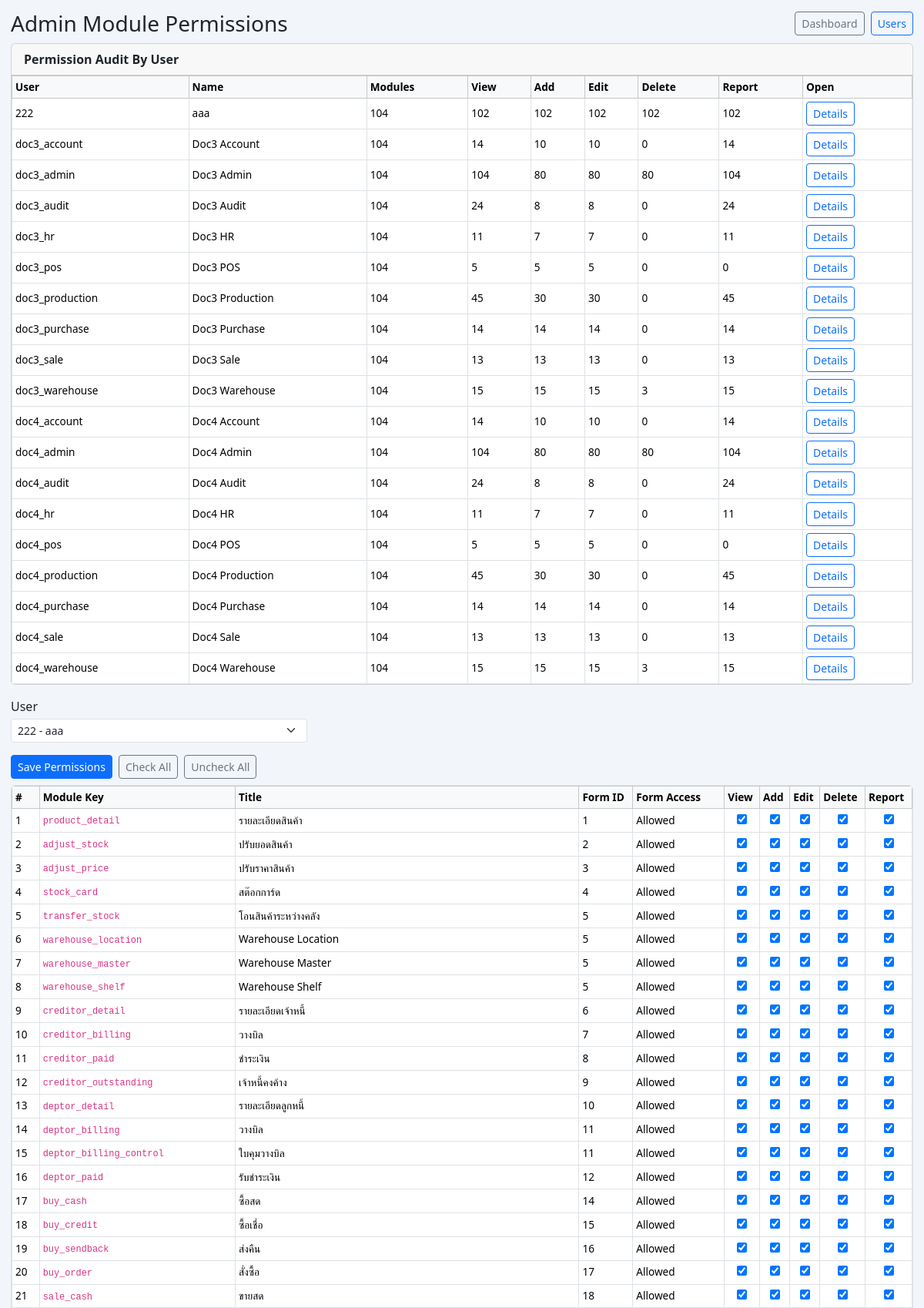
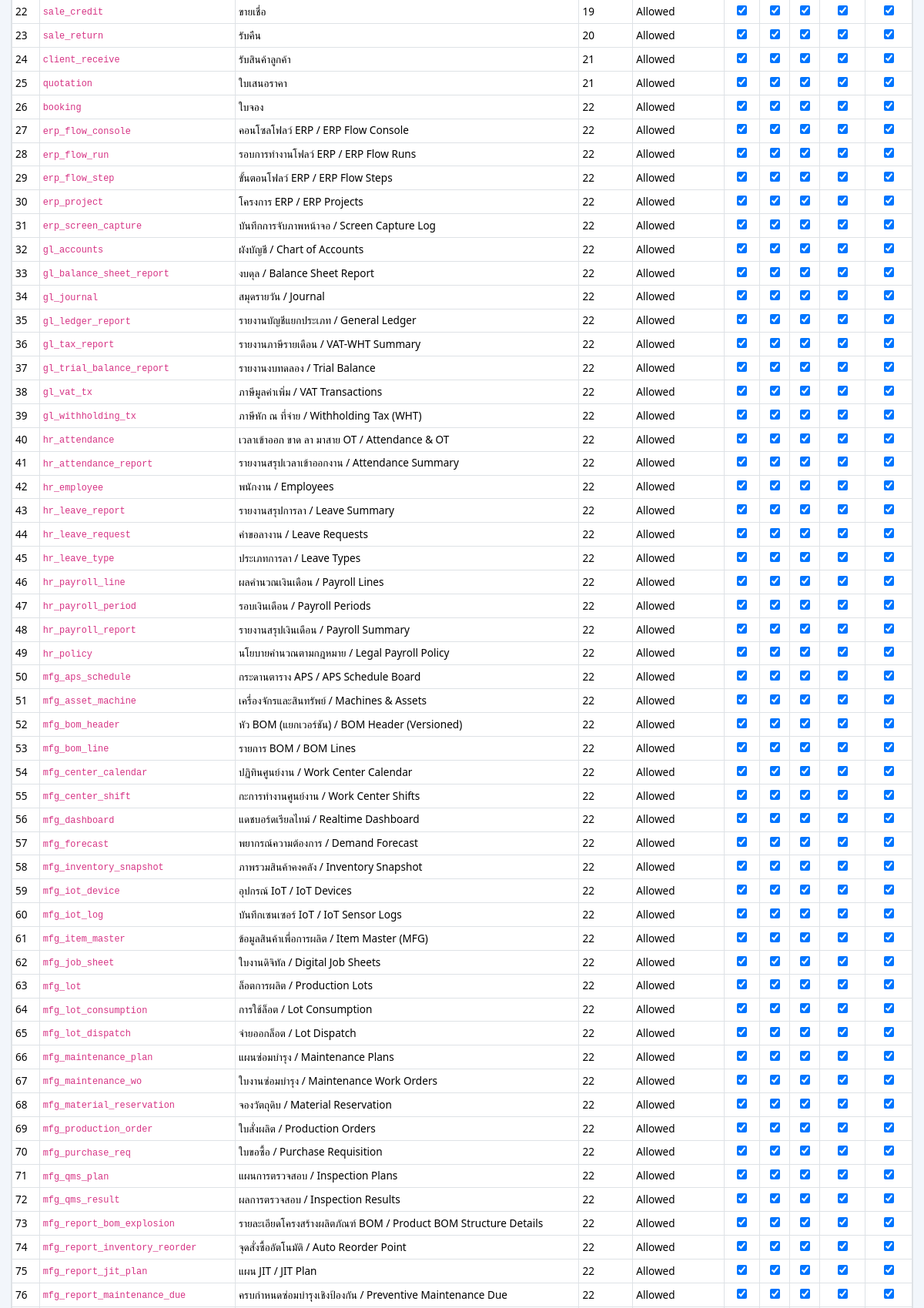
The page /admin_access.php (signed in, upper part) on the database its author committed (2 pictures, top to bottom).
### tables this page shows
CREATE TABLE `unpw` (
  `id` int(10) unsigned NOT NULL AUTO_INCREMENT,
  `username` varchar(256) DEFAULT NULL,
  `password` varchar(256) DEFAULT NULL,
  `name` varchar(256) DEFAULT NULL,
  `address` varchar(256) DEFAULT NULL,
  `city` varchar(256) DEFAULT NULL,
  `district` varchar(256) DEFAULT NULL,
  `province` varchar(256) DEFAULT NULL,
  `zipcode` varchar(45) DEFAULT NULL,
  `code` varchar(45) DEFAULT NULL,
  `user_level` int(10) unsigned DEFAULT NULL,
  `branch` text DEFAULT NULL,
  `idcard` varchar(50) DEFAULT NULL,
  `title` varchar(45) DEFAULT NULL,
  `lastname` varchar(256) DEFAULT NULL,
  `staffid` varchar(45) DEFAULT NULL,
  `email` text DEFAULT NULL,
  `position` text DEFAULT NULL,
  `phone` text DEFAULT NULL,
  PRIMARY KEY (`id`),
  KEY `idx_unpw_username` (`username`)
);

CREATE TABLE `user_module_access` (
  `id` int(10) unsigned NOT NULL AUTO_INCREMENT,
  `user_tid` int(10) unsigned NOT NULL,
  `module_key` varchar(100) NOT NULL,
  `can_view` tinyint(1) NOT NULL DEFAULT 1,
  `can_add` tinyint(1) NOT NULL DEFAULT 1,
  `can_edit` tinyint(1) NOT NULL DEFAULT 1,
  `can_delete` tinyint(1) NOT NULL DEFAULT 1,
  `can_report` tinyint(1) NOT NULL DEFAULT 1,
  `updated_at` datetime NOT NULL DEFAULT current_timestamp() ON UPDATE current_timestamp(),
  PRIMARY KEY (`id`),
  UNIQUE KEY `uq_user_module` (`user_tid`,`module_key`),
  KEY `idx_user_tid` (`user_tid`),
  KEY `idx_module_key` (`module_key`)
);

### bootstrap.php (called while the page is built, shortened)
<?php
$legacyModuleGroups = require __DIR__ . '/config/legacy_modules.php';
$moduleFiles = glob(__DIR__ . '/config/*_modules.php');
if (is_array($moduleFiles)) {
    sort($moduleFiles);
    $legacyFile = realpath(__DIR__ . '/config/legacy_modules.php');
    foreach ($moduleFiles as $file) {
        if (realpath($file) === $legacyFile) {
            continue;
        }
        $groups = require $file;
        if (is_array($groups)) {
            $legacyModuleGroups = array_merge($legacyModuleGroups, $groups);
        }
    }
}
spl_autoload_register(function (string $class): void {
    $prefix = 'Stock2\\';
    $relative = substr($class, strlen($prefix));
    $file = __DIR__ . '/src/' . str_replace('\\', '/', $relative) . '.php';
});
$legacyModuleService = new Stock2\LegacyModuleService($legacyModuleGroups);

### src/LegacyModuleService.php (called while the page is built, shortened)
<?php
final class LegacyModuleService
{
    private array $groups;
    public function __construct(array $groups)
    {
        $normalizedGroups = [];
        foreach ($groups as $group) {
            if (isset($group['group_title'])) {
                $group['group_title'] = $this->normalizeLabel((string)$group['group_title']);
            }
            $items = $group['items'] ?? [];
            $normalizedItems = [];
            foreach ($items as $item) {
                if (isset($item['title'])) {
                    $item['title'] = $this->normalizeLabel((string)$item['title']);
                }
                if (isset($item['message'])) {
                    $item['message'] = $this->normalizeLabel((string)$item['message']);
                }
                $normalizedItems[] = $item;
            }
            if (!empty($normalizedItems)) {
                $group['items'] = $normalizedItems;
                $normalizedGroups[] = $group;
            }
        }
        $this->groups = $normalizedGroups;
    }
    public function allModules(): array
    {
        $modules = [];
        foreach ($this->groups as $group) {
            $items = $group['items'] ?? [];
            foreach ($items as $item) {
                if (is_array($item) && isset($item['key'])) {
                    $modules[] = $item;
                }
            }
        }
        return $modules;
    }
    private function normalizeLabel(string $text): string
    {
        $text = trim($text);
        if (preg_match('/Ã|Â|à¸|à¹|àº|à»/u', $text) !== 1) {
            return $text;
        }
        return $text;
    }
}

### admin_access.php (the view, shortened to what this page needs)
<?php
require __DIR__ . '/bootstrap.php';
function h($value): string
{
    return htmlspecialchars((string)$value, ENT_QUOTES, 'UTF-8');
}
function toBool($value): bool
{
    $v = strtolower(trim((string)$value));
    return in_array($v, ['1', 'true', 'yes', 'y', 'on'], true);
}
$pdo = $database->pdo();
try {
    $pdo->exec(
        'CREATE TABLE IF NOT EXISTS user_module_access (
            id INT UNSIGNED NOT NULL AUTO_INCREMENT,
            user_tid INT UNSIGNED NOT NULL,
            module_key VARCHAR(100) NOT NULL,
            can_view TINYINT(1) NOT NULL DEFAULT 1,
            can_add TINYINT(1) NOT NULL DEFAULT 1,
            can_edit TINYINT(1) NOT NULL DEFAULT 1,
            can_delete TINYINT(1) NOT NULL DEFAULT 1,
            can_report TINYINT(1) NOT NULL DEFAULT 1,
            updated_at DATETIME NOT NULL DEFAULT CURRENT_TIMESTAMP ON UPDATE CURRENT_TIMESTAMP,
            PRIMARY KEY (id),
            UNIQUE KEY uq_user_module (user_tid, module_key),
            KEY idx_user_tid (user_tid),
            KEY idx_module_key (module_key)
        ) ENGINE=InnoDB DEFAULT CHARSET=utf8 COLLATE=utf8_general_ci'
    );
} catch (Throwable $e) {
    $error = 'create table failed: ' . $e->getMessage();
}
$users = $pdo->query('SELECT id, username, name FROM unpw ORDER BY username')->fetchAll();
$selectedUserId = (int)($_POST['uid'] ?? $_GET['uid'] ?? ($users[0]['id'] ?? 0));
$modules = $legacyModuleService->allModules();
usort($modules, static function (array $a, array $b): int {
    $fa = (int)($a['form_id'] ?? 0);
    $fb = (int)($b['form_id'] ?? 0);
    if ($fa !== $fb) {
        return $fa <=> $fb;
    }
    return strcmp((string)($a['key'] ?? ''), (string)($b['key'] ?? ''));
});
$formPermission = [];
if ($selectedUserId > 0) {
    $stmt = $pdo->prepare('SELECT form_id, permision FROM user_access WHERE user_tid = :uid');
    $stmt->execute(['uid' => $selectedUserId]);
    foreach ($stmt->fetchAll() as $row) {
        $formPermission[(int)$row['form_id']] = toBool($row['permision'] ?? null);
    }
}
$overrides = [];
$rows = [];
foreach ($modules as $module) {
    $key = (string)($module['key'] ?? '');
    $formId = (int)($module['form_id'] ?? 0);
    $baseAllowed = $formId <= 0 ? true : (bool)($formPermission[$formId] ?? false);
    $override = $overrides[$key] ?? null;
    $rows[] = [
        'key' => $key,
        'title' => (string)($module['title'] ?? $key),
        'form_id' => $formId,
        'base_allowed' => $baseAllowed,
        'can_view' => $override ? toBool($override['can_view']) : $baseAllowed,
        'can_add' => $override ? toBool($override['can_add']) : $baseAllowed,
        'can_edit' => $override ? toBool($override['can_edit']) : $baseAllowed,
        'can_delete' => $override ? toBool($override['can_delete']) : $baseAllowed,
        'can_report' => $override ? toBool($override['can_report']) : $baseAllowed,
    ];
}
$formPermissionByUser = [];
$stmt = $pdo->query('SELECT user_tid, form_id, permision FROM user_access');
foreach ($stmt->fetchAll() as $row) {
    $uid = (int)($row['user_tid'] ?? 0);
    if (!isset($formPermissionByUser[$uid])) {
        $formPermissionByUser[$uid] = [];
    }
    $formPermissionByUser[$uid][(int)$row['form_id']] = toBool($row['permision'] ?? null);
}
$moduleOverrideByUser = [];
$stmt = $pdo->query('SELECT user_tid, module_key, can_view, can_add, can_edit, can_delete, can_report FROM user_module_access');
foreach ($stmt->fetchAll() as $row) {
    $uid = (int)($row['user_tid'] ?? 0);
    $moduleKey = (string)($row['module_key'] ?? '');
    if (!isset($moduleOverrideByUser[$uid])) {
        $moduleOverrideByUser[$uid] = [];
    }
    $moduleOverrideByUser[$uid][$moduleKey] = $row;
}
$userSummaries = [];
foreach ($users as $u) {
    $uid = (int)$u['id'];
    $userFormMap = $formPermissionByUser[$uid] ?? [];
    $userOverrideMap = $moduleOverrideByUser[$uid] ?? [];
    $summary = [
        'uid' => $uid,
        'username' => (string)$u['username'],
        'name' => (string)($u['name'] ?? ''),
        'view' => 0,
        'add' => 0,
        'edit' => 0,
        'delete' => 0,
        'report' => 0,
        'total_modules' => 0,
    ];
    foreach ($modules as $module) {
        $key = (string)($module['key'] ?? '');
        $formId = (int)($module['form_id'] ?? 0);
        $baseAllowed = $formId <= 0 ? true : (bool)($userFormMap[$formId] ?? false);
        $override = $userOverrideMap[$key] ?? null;
        $canView = $override ? toBool($override['can_view']) : $baseAllowed;
        $canAdd = $override ? toBool($override['can_add']) : $baseAllowed;
        $canEdit = $override ? toBool($override['can_edit']) : $baseAllowed;
        $canDelete = $override ? toBool($override['can_delete']) : $baseAllowed;
        $canReport = $override ? toBool($override['can_report']) : $baseAllowed;
        $summary['total_modules']++;
        if ($canView) {
            $summary['view']++;
        }
        if ($canAdd) {
            $summary['add']++;
        }
        if ($canEdit) {
            $summary['edit']++;
        }
        if ($canDelete) {
            $summary['delete']++;
        }
        if ($canReport) {
            $summary['report']++;
        }
    }
    $userSummaries[] = $summary;
}
?><!doctype html>
<html lang="th">
<head>
    <link rel="stylesheet" href="https://cdn.jsdelivr.net/npm/bootstrap@5.3.3/dist/css/bootstrap.min.css">
    <link rel="stylesheet" href="assets/global-menu.css">
</head>
<body>
<div class="wrap">
    <div class="d-flex justify-content-between align-items-center mb-2">
        <h3 class="m-0">Admin Module Permissions</h3>
        <div class="d-flex gap-2">
            <a class="btn btn-sm btn-outline-secondary" href="index.php?page=dashboard">Dashboard</a>
            <a class="btn btn-sm btn-outline-primary" href="index.php?page=module&module=setup_user">Users</a>
        </div>
    </div>
    <div class="card mb-3">
        <div class="card-header py-2"><strong>Permission Audit By User</strong></div>
        <div class="card-body p-0">
            <div class="table-responsive">
                <table class="table table-sm table-bordered mb-0">
                    <thead class="table-light">
                    <tr>
                        <th>User</th>
                        <th>Name</th>
                        <th>Modules</th>
                        <th>View</th>
                        <th>Add</th>
                        <th>Edit</th>
                        <th>Delete</th>
                        <th>Report</th>
                        <th>Open</th>
                    </tr>
                    </thead>
                    <tbody>
                    <?php foreach ($userSummaries as $s): ?>
                        <tr>
                            <td><?= h($s['username']) ?></td>
                            <td><?= h($s['name']) ?></td>
                            <td><?= (int)$s['total_modules'] ?></td>
                            <td><?= (int)$s['view'] ?></td>
                            <td><?= (int)$s['add'] ?></td>
                            <td><?= (int)$s['edit'] ?></td>
                            <td><?= (int)$s['delete'] ?></td>
                            <td><?= (int)$s['report'] ?></td>
                            <td><a class="btn btn-sm btn-outline-primary" href="admin_access.php?uid=<?= (int)$s['uid'] ?>">Details</a></td>
                        </tr>
                    <?php endforeach; ?>
                    </tbody>
                </table>
            </div>
        </div>
    </div>
    <form method="get" class="row g-2 mb-3">
        <div class="col-md-4">
            <label class="form-label mb-1">User</label>
            <select class="form-select form-select-sm" name="uid" onchange="this.form.submit()">
                <?php foreach ($users as $u): ?>
                    <option value="<?= (int)$u['id'] ?>" <?= (int)$u['id'] === $selectedUserId ? 'selected' : '' ?>>
                        <?= h((string)$u['username']) ?> - <?= h((string)($u['name'] ?? '')) ?>
                    </option>
                <?php endforeach; ?>
            </select>
        </div>
    </form>
    <form method="post">
        <div class="d-flex gap-2 mb-2">
            <button class="btn btn-sm btn-primary">Save Permissions</button>
            <button class="btn btn-sm btn-outline-secondary" type="button" onclick="toggleAll(true)">Check All</button>
            <button class="btn btn-sm btn-outline-secondary" type="button" onclick="toggleAll(false)">Uncheck All</button>
        </div>
        <div class="table-responsive bg-white border rounded">
            <table class="table table-sm table-bordered mb-0">
                <thead class="table-light">
                <tr>
                    <th>#</th>
                    <th>Module Key</th>
                    <th>Title</th>
                    <th>Form ID</th>
                    <th>Form Access</th>
                    <th>View</th>
                    <th>Add</th>
                    <th>Edit</th>
                    <th>Delete</th>
                    <th>Report</th>
                </tr>
                </thead>
                <tbody>
                <?php foreach ($rows as $idx => $r): ?>
                    <tr>
                        <td><?= $idx + 1 ?></td>
                        <td><code><?= h($r['key']) ?></code></td>
                        <td><?= h($r['title']) ?></td>
                        <td><?= (int)$r['form_id'] ?></td>
                        <td><?= $r['base_allowed'] ? 'Allowed' : 'Denied by form' ?></td>
                        <td class="text-center"><input class="perm-check" type="checkbox" name="can_view[<?= h($r['key']) ?>]" <?= $r['can_view'] ? 'checked' : '' ?>></td>
                        <td class="text-center"><input class="perm-check" type="checkbox" name="can_add[<?= h($r['key']) ?>]" <?= $r['can_add'] ? 'checked' : '' ?>></td>
                        <td class="text-center"><input class="perm-check" type="checkbox" name="can_edit[<?= h($r['key']) ?>]" <?= $r['can_edit'] ? 'checked' : '' ?>></td>
                        <td class="text-center"><input class="perm-check" type="checkbox" name="can_delete[<?= h($r['key']) ?>]" <?= $r['can_delete'] ? 'checked' : '' ?>></td>
                        <td class="text-center"><input class="perm-check" type="checkbox" name="can_report[<?= h($r['key']) ?>]" <?= $r['can_report'] ? 'checked' : '' ?>></td>
                    </tr>
                <?php endforeach; ?>
                </tbody>
            </table>
        </div>
    </form>
</div>
</body>
</html>

### admin_access.php (style rules this page uses)
body { background: #f2f6fb; }
.wrap { max-width: 1600px; margin: 0 auto; padding: 14px; }
.table th { white-space: nowrap; font-size: .85rem; }
.table td { vertical-align: middle; font-size: .85rem; }

### rows shown on the page
unpw: username "doc3_account", name "Doc3 Account", total_modules "104", view "14", add "10", edit "10", delete "0", report "14"
unpw: username "doc3_admin", name "Doc3 Admin", total_modules "104", view "104", add "80", edit "80", delete "80", report "104"
unpw: username "doc3_audit", name "Doc3 Audit", total_modules "104", view "24", add "8", edit "8", delete "0", report "24"
unpw: username "doc3_hr", name "Doc3 HR", total_modules "104", view "11", add "7", edit "7", delete "0", report "11"
unpw: username "doc3_pos", name "Doc3 POS", total_modules "104", view "5", add "5", edit "5", delete "0", report "0"
unpw: username "doc3_production", name "Doc3 Production", total_modules "104", view "45", add "30", edit "30", delete "0", report "45"
unpw: username "doc3_sale", name "Doc3 Sale", total_modules "104", view "13", add "13", edit "13", delete "0", report "13"
unpw: username "doc4_account", name "Doc4 Account", total_modules "104", view "14", add "10", edit "10", delete "0", report "14"
unpw: username "doc4_admin", name "Doc4 Admin", total_modules "104", view "104", add "80", edit "80", delete "80", report "104"
unpw: username "doc4_audit", name "Doc4 Audit", total_modules "104", view "24", add "8", edit "8", delete "0", report "24"
unpw: username "doc4_hr", name "Doc4 HR", total_modules "104", view "11", add "7", edit "7", delete "0", report "11"
unpw: username "doc4_pos", name "Doc4 POS", total_modules "104", view "5", add "5", edit "5", delete "0", report "0"
unpw: username "doc4_production", name "Doc4 Production", total_modules "104", view "45", add "30", edit "30", delete "0", report "45"
unpw: username "doc4_sale", name "Doc4 Sale", total_modules "104", view "13", add "13", edit "13", delete "0", report "13"
user_module_access: module_key "product_detail", title "รายละเอียดสินค้า", form_id "1", can_view "☑", can_add "☑", can_edit "☑", can_delete "☑", can_report "☑"
user_module_access: module_key "adjust_stock", title "ปรับยอดสินค้า", form_id "2", can_view "☑", can_add "☑", can_edit "☑", can_delete "☑", can_report "☑"
user_module_access: module_key "adjust_price", title "ปรับราคาสินค้า", form_id "3", can_view "☑", can_add "☑", can_edit "☑", can_delete "☑", can_report "☑"
user_module_access: module_key "stock_card", title "สต๊อกการ์ด", form_id "4", can_view "☑", can_add "☑", can_edit "☑", can_delete "☑", can_report "☑"
user_module_access: module_key "transfer_stock", title "โอนสินค้าระหว่างคลัง", form_id "5", can_view "☑", can_add "☑", can_edit "☑", can_delete "☑", can_report "☑"
user_module_access: module_key "creditor_detail", title "รายละเอียดเจ้าหนี้", form_id "6", can_view "☑", can_add "☑", can_edit "☑", can_delete "☑", can_report "☑"
user_module_access: module_key "creditor_billing", title "วางบิล", form_id "7", can_view "☑", can_add "☑", can_edit "☑", can_delete "☑", can_report "☑"
user_module_access: module_key "creditor_paid", title "ชำระเงิน", form_id "8", can_view "☑", can_add "☑", can_edit "☑", can_delete "☑", can_report "☑"
user_module_access: module_key "creditor_outstanding", title "เจ้าหนี้คงค้าง", form_id "9", can_view "☑", can_add "☑", can_edit "☑", can_delete "☑", can_report "☑"
user_module_access: module_key "deptor_detail", title "รายละเอียดลูกหนี้", form_id "10", can_view "☑", can_add "☑", can_edit "☑", can_delete "☑", can_report "☑"
user_module_access: module_key "deptor_billing", title "วางบิล", form_id "11", can_view "☑", can_add "☑", can_edit "☑", can_delete "☑", can_report "☑"
user_module_access: module_key "deptor_billing_control", title "ใบคุมวางบิล", form_id "11", can_view "☑", can_add "☑", can_edit "☑", can_delete "☑", can_report "☑"
user_module_access: module_key "deptor_paid", title "รับชำระเงิน", form_id "12", can_view "☑", can_add "☑", can_edit "☑", can_delete "☑", can_report "☑"
user_module_access: module_key "buy_cash", title "ซื้อสด", form_id "14", can_view "☑", can_add "☑", can_edit "☑", can_delete "☑", can_report "☑"
user_module_access: module_key "buy_credit", title "ซื้อเชื่อ", form_id "15", can_view "☑", can_add "☑", can_edit "☑", can_delete "☑", can_report "☑"
user_module_access: module_key "buy_sendback", title "ส่งคืน", form_id "16", can_view "☑", can_add "☑", can_edit "☑", can_delete "☑", can_report "☑"
user_module_access: module_key "buy_order", title "สั่งซื้อ", form_id "17", can_view "☑", can_add "☑", can_edit "☑", can_delete "☑", can_report "☑"
user_module_access: module_key "sale_cash", title "ขายสด", form_id "18", can_view "☑", can_add "☑", can_edit "☑", can_delete "☑", can_report "☑"
user_module_access: module_key "sale_credit", title "ขายเชื่อ", form_id "19", can_view "☑", can_add "☑", can_edit "☑", can_delete "☑", can_report "☑"
user_module_access: module_key "sale_return", title "รับคืน", form_id "20", can_view "☑", can_add "☑", can_edit "☑", can_delete "☑", can_report "☑"
user_module_access: module_key "client_receive", title "รับสินค้าลูกค้า", form_id "21", can_view "☑", can_add "☑", can_edit "☑", can_delete "☑", can_report "☑"
user_module_access: module_key "quotation", title "ใบเสนอราคา", form_id "21", can_view "☑", can_add "☑", can_edit "☑", can_delete "☑", can_report "☑"
user_module_access: module_key "booking", title "ใบจอง", form_id "22", can_view "☑", can_add "☑", can_edit "☑", can_delete "☑", can_report "☑"
user_module_access: module_key "erp_flow_console", title "คอนโซลโฟลว์ ERP / ERP Flow Console", form_id "22", can_view "☑", can_report "☑"
user_module_access: module_key "erp_flow_run", title "รอบการทำงานโฟลว์ ERP / ERP Flow Runs", form_id "22", can_view "☑", can_add "☑", can_edit "☑", can_delete "☑", can_report "☑"
user_module_access: module_key "erp_flow_step", title "ขั้นตอนโฟลว์ ERP / ERP Flow Steps", form_id "22", can_view "☑", can_report "☑"
user_module_access: module_key "erp_project", title "โครงการ ERP / ERP Projects", form_id "22", can_view "☑", can_add "☑", can_edit "☑", can_delete "☑", can_report "☑"

### other values the page prints
$s['username'] "222"
$s['name'] "aaa"
$s['total_modules'] "104"
$s['view'] "102"
$s['add'] "102"
$s['edit'] "102"
$s['delete'] "102"
$s['report'] "102"
$s['username'] "doc3_purchase"
$s['name'] "Doc3 Purchase"
$s['view'] "14"
$s['add'] "14"
$s['edit'] "14"
$s['delete'] "0"
$s['report'] "14"
